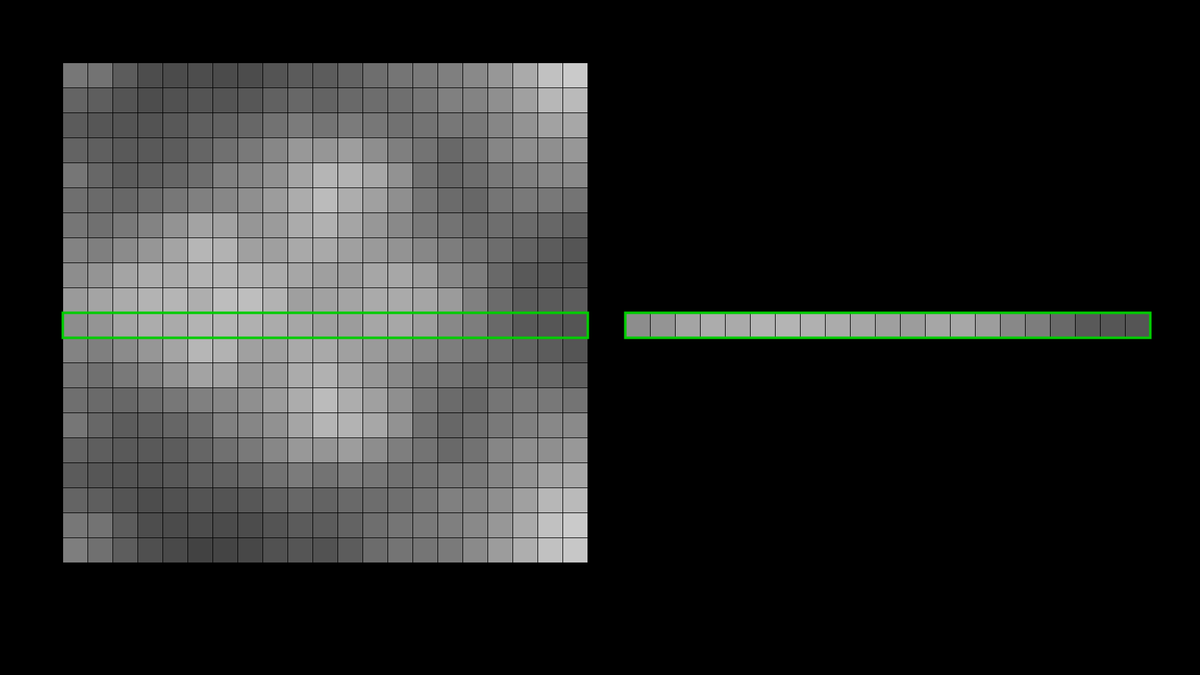
Frame 1 (no input)
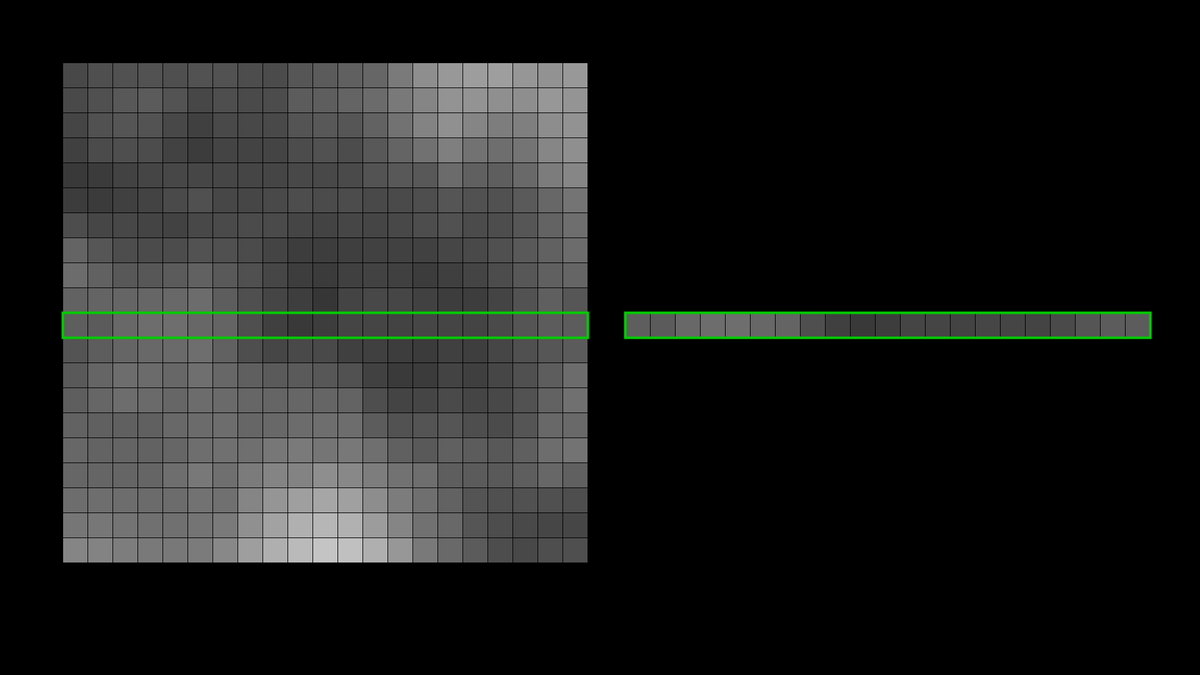
Frame 60 (the mouse pressed at the canvas centre just before this capture)
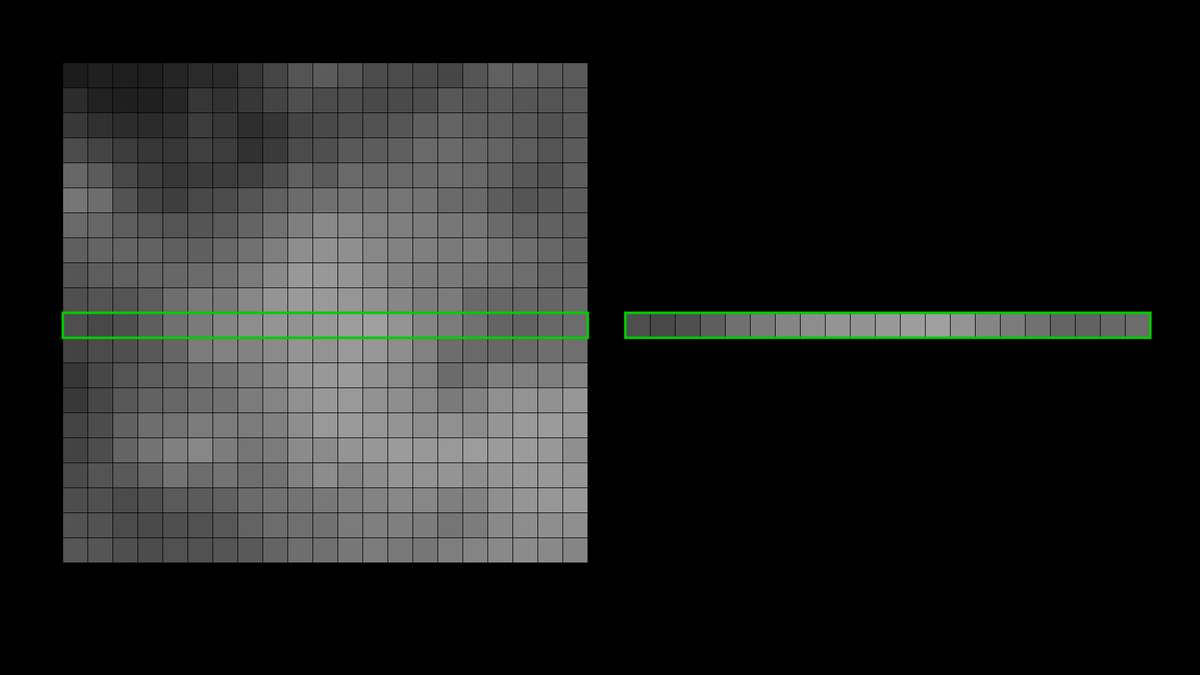
Frame 120 (the mouse held since frame 60 and released just before this capture)

The Processing sketch that drew these frames (run headless with seeded random() and noise(); from frame 60 on, the mouse is pressed at the canvas centre):

// Processing sketch: noise_2d_explanation_moving
// ── noise_2d_explanation_moving.pde
  float xIndex = 0.0;
  float step = .1;
  int boxSize = 40;
  int numBoxes = 21;
  int topMargin1 = 100;
  int leftMargin1 = 100;
  int topMargin2 = 500;
  int leftMargin2 = 1000;
  float currentRow = 0.0;

void setup() {
  size(1920, 1080);   
}

void draw() {
  currentRow += step;
  background(0);
  stroke(0);
      strokeWeight(1);

  for (int row = -10; row < 10; ++row) {
    for (int col = 0; col < numBoxes; ++col) {
      float noiseVal = noise(row * step + currentRow, col * step);
      fill(noiseVal * 255);
      rect(col * boxSize + leftMargin1, (row + 10) * boxSize + topMargin1, boxSize, boxSize);
    }
  }
    for (int col = 0; col < numBoxes; ++col) {
      float noiseVal = noise(currentRow, col * step);
      fill(noiseVal * 255);
       rect(col * boxSize + leftMargin2, topMargin2, boxSize, boxSize);
    }
    
    stroke(color(0, 204, 0));
    strokeWeight(4);
    fill(0,0);
    rect(leftMargin2, topMargin2, boxSize * numBoxes, boxSize);
    rect(leftMargin1, topMargin2, boxSize * numBoxes, boxSize);
    delay(100);
}  
